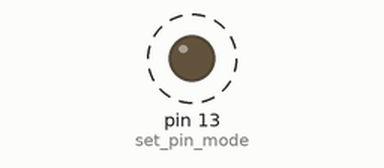
Simulated run of this sketch. Board: Arduino Uno, built with avr-gcc and run on an emulated ATmega328P. Parts: output pins drawn as LEDs (lit = HIGH). Dashed ring = blinking.

Above: at 0.5 s.
Timing chart, 0 to 4.6 s (numbered marks = the images above):
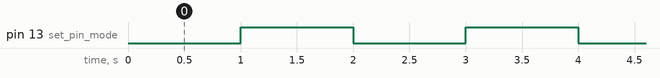

Measured:
- by itself, pin 13 (set_pin_mode): alternates HIGH for 1.0 s and LOW for 1.0 s

The sketch:

no_delay_blink.ino
```cpp
unsigned long previousMillis = 0; // start of time period
const long interval = 1000; // delay in ms
boolean state = HIGH; // current state of builtin led

void setup()
{
  pinMode(LED_BUILTIN, OUTPUT); // set pin mode
}

void loop()
{
  // nubmer milliseconds since program started
  unsigned long currentMillis = millis();

  // if enough time has passed
  if (currentMillis - previousMillis >= interval) {
    // change led statement
    previousMillis = currentMillis;
    digitalWrite(LED_BUILTIN, state);
    state = !state;
  }

}
```
